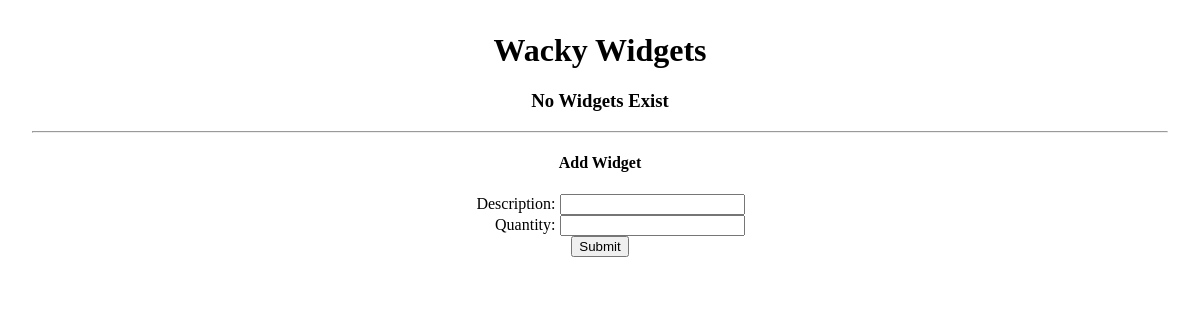
Before: / with the older database file.
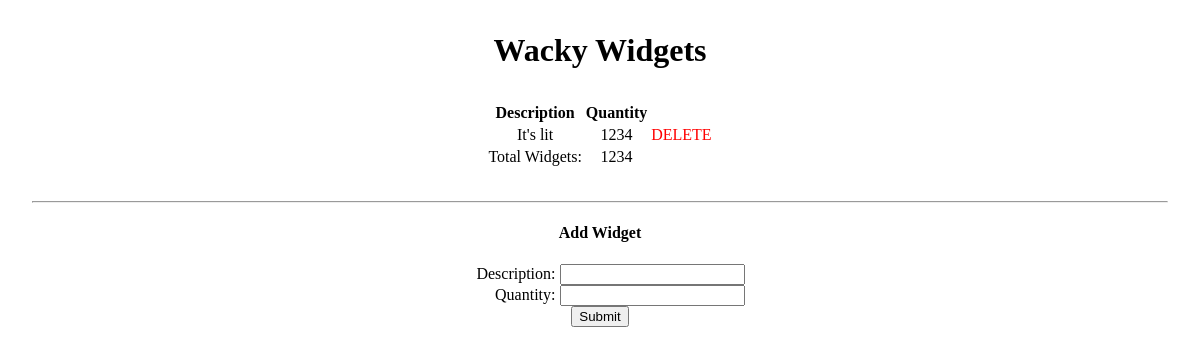
After: the same page with the newer database file.
### main_app/models.py (models this page shows, shortened)
class Widget(models.Model):
    description = models.CharField(max_length=100)
    quantity = models.IntegerField()

### main_app/views.py (the view)
# urls.py: path('', views.index, name='index'),
def index(request):
    widgets = Widget.objects.all()
    widgetCount = 0
    for widget in widgets:
        widgetCount += widget.quantity
    return render(request,'index.html', {'widget_list' : widgets, 'widgetCount' : widgetCount})

### main_app/templates/index.html (shortened to what this page needs)
<!DOCTYPE html>
<html lang="en">
<head>
    <link rel="stylesheet" href="https://unpkg.com/purecss@1.0.0/build/pure-min.css">
</head>
<body>
    <h1>Wacky Widgets</h1>
    {% if widget_list|length == 0 %}
    <h3>No Widgets Exist</h3>
    {% else %}
    <table class="pure-table pure-table-striped">
        <thead>
            <th>Description</th>
            <th>Quantity</th>
            <th></th>
        </thead>
        {% for widget in widget_list %}
        <tbody>
        <tr>
            <td>{{widget.description}}</td>
            <td>{{widget.quantity}}</td>
            <td><a href="{% url 'delete_widget' widget.id %}">DELETE</a></td>
        </tr>
        {% endfor %}
        <tr>
            <td>Total Widgets:</td>
            <td>{{widgetCount}}</td>
            <td></td>
        </tr>
        </tbody>
    </table>
    {% endif %}
    <hr>
    <h4>Add Widget</h4>
    <form class='pure-form' method='POST' action="{% url 'add_widget' %}">
        <label for="description">Description:</label>
        <input type="text" name="description"></input>
        <br>
        <label for="quantity">Quantity:</label>
        <input type="text" name="quantity"></input>
        <br>
        <button type="submit" class='pure-button'>Submit</button>
    </form>
</body>
</html>

### main_app/templates/index.html (style rules this page uses)
body { text-align: center; margin: 2rem; }
label { display: inline-block; width: 100px; text-align: right; }
table { margin: 2rem auto; }
table a { color: red; text-decoration: none; }

Changed rows visible on the page:
added Widget: description "It's lit", quantity "1234"
Other visible differences:
{{ widgetCount }}: (not shown) → "1234"
text no longer shown: "No Widgets Exist"
text now shown: "Description Quantity Total Widgets:"
